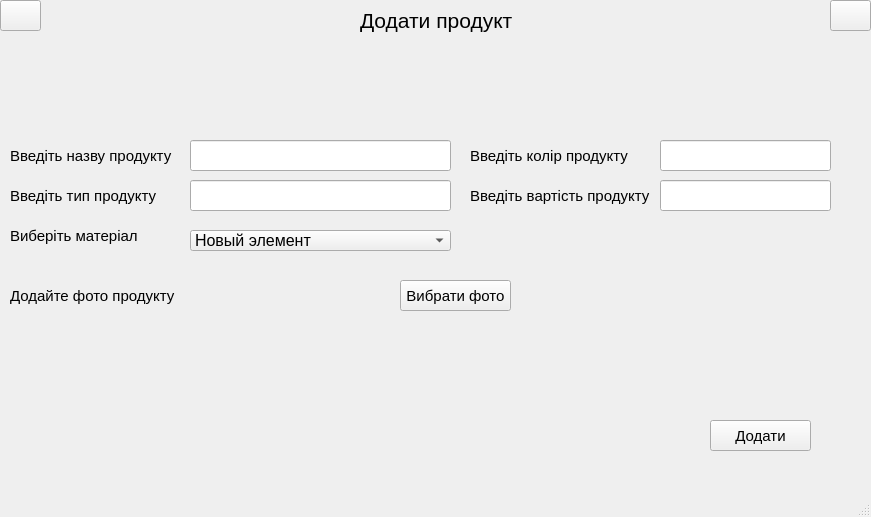
<?xml version="1.0" encoding="UTF-8"?>
<ui version="4.0">
 <class>MainWindow</class>
 <widget class="QMainWindow" name="MainWindow">
  <property name="geometry">
   <rect>
    <x>0</x>
    <y>0</y>
    <width>871</width>
    <height>517</height>
   </rect>
  </property>
  <property name="windowTitle">
   <string>MainWindow</string>
  </property>
  <widget class="QWidget" name="centralwidget">
   <widget class="QPushButton" name="exit_button">
    <property name="geometry">
     <rect>
      <x>830</x>
      <y>0</y>
      <width>41</width>
      <height>31</height>
     </rect>
    </property>
    <property name="font">
     <font>
      <pointsize>2</pointsize>
     </font>
    </property>
    <property name="text">
     <string/>
    </property>
    <property name="icon">
     <iconset resource="../resources.qrc">
      <normaloff>:/newPrefix/assets/exit.png</normaloff>:/newPrefix/assets/exit.png</iconset>
    </property>
    <property name="iconSize">
     <size>
      <width>25</width>
      <height>25</height>
     </size>
    </property>
   </widget>
   <widget class="QLineEdit" name="type_field">
    <property name="geometry">
     <rect>
      <x>190</x>
      <y>180</y>
      <width>261</width>
      <height>31</height>
     </rect>
    </property>
    <property name="font">
     <font>
      <pointsize>12</pointsize>
     </font>
    </property>
   </widget>
   <widget class="QLabel" name="label_3">
    <property name="geometry">
     <rect>
      <x>360</x>
      <y>0</y>
      <width>171</width>
      <height>41</height>
     </rect>
    </property>
    <property name="font">
     <font>
      <pointsize>16</pointsize>
     </font>
    </property>
    <property name="text">
     <string>Додати продукт</string>
    </property>
   </widget>
   <widget class="QLabel" name="label">
    <property name="geometry">
     <rect>
      <x>10</x>
      <y>140</y>
      <width>171</width>
      <height>31</height>
     </rect>
    </property>
    <property name="font">
     <font>
      <pointsize>11</pointsize>
     </font>
    </property>
    <property name="text">
     <string>Введіть назву продукту</string>
    </property>
   </widget>
   <widget class="QLineEdit" name="name_field">
    <property name="geometry">
     <rect>
      <x>190</x>
      <y>140</y>
      <width>261</width>
      <height>31</height>
     </rect>
    </property>
    <property name="font">
     <font>
      <pointsize>12</pointsize>
     </font>
    </property>
   </widget>
   <widget class="QPushButton" name="submit_button">
    <property name="geometry">
     <rect>
      <x>710</x>
      <y>420</y>
      <width>101</width>
      <height>31</height>
     </rect>
    </property>
    <property name="font">
     <font>
      <pointsize>11</pointsize>
     </font>
    </property>
    <property name="text">
     <string>Додати</string>
    </property>
   </widget>
   <widget class="QLabel" name="label_2">
    <property name="geometry">
     <rect>
      <x>10</x>
      <y>180</y>
      <width>161</width>
      <height>31</height>
     </rect>
    </property>
    <property name="font">
     <font>
      <pointsize>11</pointsize>
     </font>
    </property>
    <property name="text">
     <string>Введіть тип продукту</string>
    </property>
   </widget>
   <widget class="QPushButton" name="back_button">
    <property name="geometry">
     <rect>
      <x>0</x>
      <y>0</y>
      <width>41</width>
      <height>31</height>
     </rect>
    </property>
    <property name="font">
     <font>
      <pointsize>2</pointsize>
     </font>
    </property>
    <property name="text">
     <string/>
    </property>
    <property name="icon">
     <iconset resource="../resources.qrc">
      <normaloff>:/newPrefix/assets/arrow.png</normaloff>:/newPrefix/assets/arrow.png</iconset>
    </property>
    <property name="iconSize">
     <size>
      <width>25</width>
      <height>25</height>
     </size>
    </property>
   </widget>
   <widget class="QLabel" name="label_4">
    <property name="geometry">
     <rect>
      <x>10</x>
      <y>220</y>
      <width>161</width>
      <height>31</height>
     </rect>
    </property>
    <property name="font">
     <font>
      <pointsize>11</pointsize>
     </font>
    </property>
    <property name="text">
     <string>Виберіть матеріал</string>
    </property>
   </widget>
   <widget class="QComboBox" name="material_list">
    <property name="geometry">
     <rect>
      <x>190</x>
      <y>230</y>
      <width>261</width>
      <height>21</height>
     </rect>
    </property>
    <property name="font">
     <font>
      <pointsize>12</pointsize>
     </font>
    </property>
    <item>
     <property name="text">
      <string>Новый элемент</string>
     </property>
    </item>
    <item>
     <property name="text">
      <string>Новый элемент</string>
     </property>
    </item>
    <item>
     <property name="text">
      <string>Новый элемент</string>
     </property>
    </item>
   </widget>
   <widget class="QLabel" name="label_5">
    <property name="geometry">
     <rect>
      <x>470</x>
      <y>140</y>
      <width>191</width>
      <height>31</height>
     </rect>
    </property>
    <property name="font">
     <font>
      <pointsize>11</pointsize>
     </font>
    </property>
    <property name="text">
     <string>Введіть колір продукту</string>
    </property>
   </widget>
   <widget class="QLineEdit" name="color_field">
    <property name="geometry">
     <rect>
      <x>660</x>
      <y>140</y>
      <width>171</width>
      <height>31</height>
     </rect>
    </property>
    <property name="font">
     <font>
      <pointsize>12</pointsize>
     </font>
    </property>
   </widget>
   <widget class="QLabel" name="label_6">
    <property name="geometry">
     <rect>
      <x>470</x>
      <y>180</y>
      <width>191</width>
      <height>31</height>
     </rect>
    </property>
    <property name="font">
     <font>
      <pointsize>11</pointsize>
     </font>
    </property>
    <property name="text">
     <string>Введіть вартість продукту</string>
    </property>
   </widget>
   <widget class="QLineEdit" name="price_field">
    <property name="geometry">
     <rect>
      <x>660</x>
      <y>180</y>
      <width>171</width>
      <height>31</height>
     </rect>
    </property>
    <property name="font">
     <font>
      <pointsize>12</pointsize>
     </font>
    </property>
   </widget>
   <widget class="QLabel" name="label_7">
    <property name="geometry">
     <rect>
      <x>10</x>
      <y>280</y>
      <width>171</width>
      <height>31</height>
     </rect>
    </property>
    <property name="font">
     <font>
      <pointsize>11</pointsize>
     </font>
    </property>
    <property name="text">
     <string>Додайте фото продукту</string>
    </property>
   </widget>
   <widget class="QPushButton" name="file_dialog_button">
    <property name="geometry">
     <rect>
      <x>400</x>
      <y>280</y>
      <width>111</width>
      <height>31</height>
     </rect>
    </property>
    <property name="font">
     <font>
      <pointsize>11</pointsize>
     </font>
    </property>
    <property name="text">
     <string>Вибрати фото</string>
    </property>
   </widget>
   <widget class="QLabel" name="photo_view">
    <property name="geometry">
     <rect>
      <x>200</x>
      <y>290</y>
      <width>191</width>
      <height>191</height>
     </rect>
    </property>
    <property name="frameShadow">
     <enum>QFrame::Plain</enum>
    </property>
    <property name="text">
     <string/>
    </property>
   </widget>
  </widget>
  <widget class="QStatusBar" name="statusbar"/>
 </widget>
 <resources>
  <include location="../resources.qrc"/>
 </resources>
 <connections/>
</ui>
